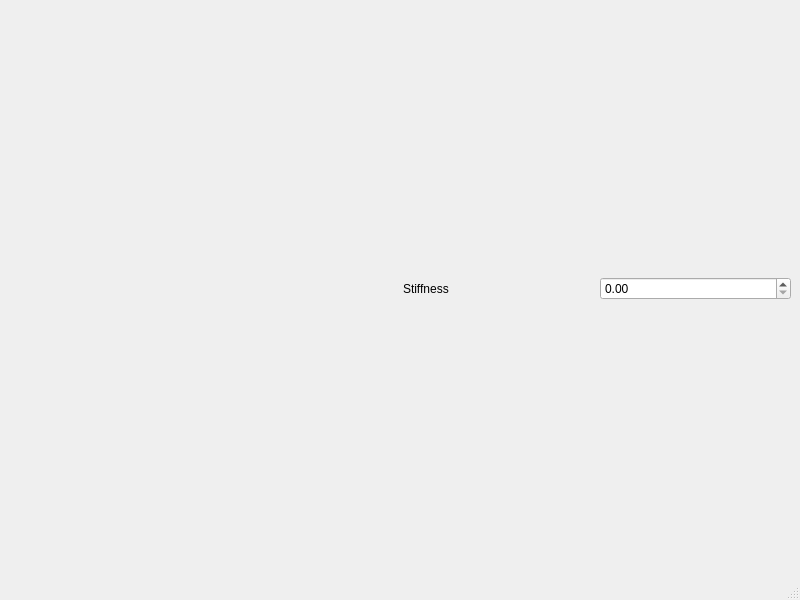
<?xml version="1.0" encoding="UTF-8"?>
<ui version="4.0">
 <class>MainWindow</class>
 <widget class="QMainWindow" name="MainWindow">
  <property name="geometry">
   <rect>
    <x>0</x>
    <y>0</y>
    <width>800</width>
    <height>600</height>
   </rect>
  </property>
  <property name="windowTitle">
   <string>MainWindow</string>
  </property>
  <widget class="QWidget" name="centralwidget">
   <layout class="QHBoxLayout" name="horizontalLayout_2">
    <item>
     <layout class="QHBoxLayout" name="horizontalLayout">
      <property name="sizeConstraint">
       <enum>QLayout::SetDefaultConstraint</enum>
      </property>
      <item>
       <widget class="GLCanvas" name="widget" native="true">
        <property name="focusPolicy">
         <enum>Qt::StrongFocus</enum>
        </property>
       </widget>
      </item>
      <item>
       <layout class="QVBoxLayout" name="verticalLayout_2">
        <item>
         <layout class="QHBoxLayout" name="horizontalLayout_3">
          <item>
           <widget class="QLabel" name="label">
            <property name="text">
             <string>Stiffness</string>
            </property>
           </widget>
          </item>
          <item>
           <widget class="QDoubleSpinBox" name="doubleSpinBox"/>
          </item>
         </layout>
        </item>
       </layout>
      </item>
     </layout>
    </item>
   </layout>
  </widget>
  <widget class="QMenuBar" name="menubar">
   <property name="geometry">
    <rect>
     <x>0</x>
     <y>0</y>
     <width>800</width>
     <height>22</height>
    </rect>
   </property>
  </widget>
  <widget class="QStatusBar" name="statusbar"/>
 </widget>
 <customwidgets>
  <customwidget>
   <class>GLCanvas</class>
   <extends>QWidget</extends>
   <header location="global">glcanvas.h</header>
   <container>1</container>
  </customwidget>
 </customwidgets>
 <resources/>
 <connections/>
</ui>
